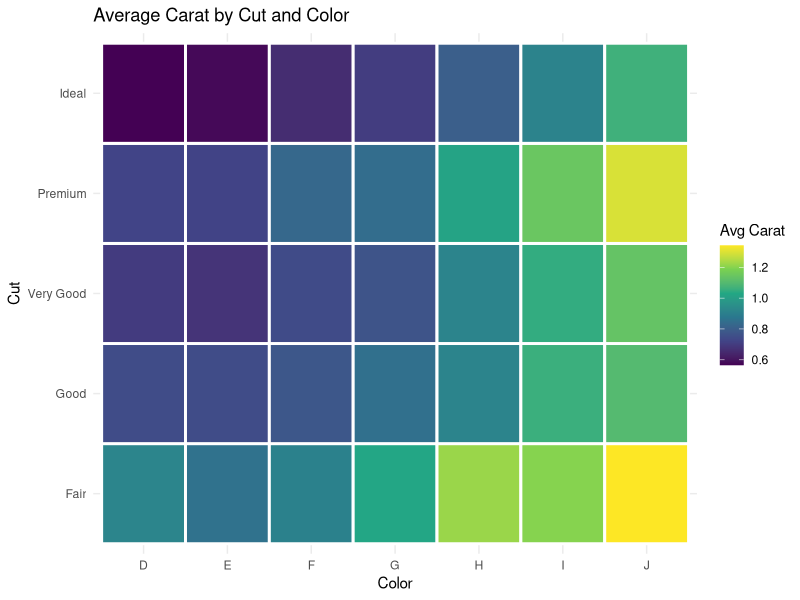

The R source for this figure:
#| title: "Sequential Palettes"
#| category: "Week 6 Part 3: Colour Theory"
#| dataset-name: "diamonds"
#| description: "First, calculate the average `carat` grouped by `cut` and `color`. Then, create a tile plot (`geom_tile`) where x = `color`, y = `cut`, and fill = `avg_carat`. Use `scale_fill_viridis_c()` to apply a colourblind-safe sequential palette."
#| stub: "carat_heatmap <- diamonds |>  \n  group_by(___, ___) |>  \n  summarise(avg_carat = mean(___), .groups = "drop")  \n\nggplot(carat_heatmap, aes(x = color, y = cut, fill = avg_carat)) +  \n  ___(colour = "white", linewidth = 1) + \n  ____() + \n  labs(title = "Average Carat by Cut and Color", \n       x = "Color", y = "Cut", fill = "Avg Carat") +  \n  theme_minimal()"

library(ggplot2)
library(dplyr)

carat_heatmap <- diamonds |>
  group_by(cut, color) |>
  summarise(avg_carat = mean(carat), .groups = "drop")

p <- ggplot(carat_heatmap, aes(x = color, y = cut, fill = avg_carat)) +
  geom_tile(colour = "white", linewidth = 1) +
  scale_fill_viridis_c() +
  labs(
    title = "Average Carat by Cut and Color",
    x = "Color", y = "Cut", fill = "Avg Carat"
  ) +
  theme_minimal()

print(p)
